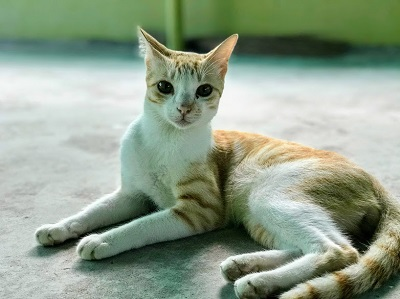
#> input picture python-opencv/images/cat1.jpg, 400 x 299 px
$ python image_pyramids.py
#> lines starting #> are read from the running program, lines starting #| are printed output that depends on the picture

"""
Created on Thu Dec 10 22:51:52 2020

@author: yzaghir
https://docs.opencv.org/master/d4/d13/tutorial_py_filtering.html

Image Pyramid

Creating set of images with different resolution

Sametimes ,we may need images in diffent resolutions of the same base image
The set of images with different resolutions are called Image Pyramids
Kept in a stack with the highst resolution image at the bottom and the lowest at top , like a pyramid
Using the OpenCV function cv.pyDown() to down sample and cv.pyrUp() to up sample


"""


# import cv library
import cv2 as cv


# read the image from computer
img = cv.imread("images/cat1.jpg" )
#> img is the input picture: shape (299, 400, 3); mean B, G, R 139.2, 158.9, 144
cv.imshow("Original Image" , img )

#up sample pyramid
up1 =  cv.pyrUp(img)
cv.imshow("up1 Image" , up1 )
up2 =  cv.pyrUp(up1)
cv.imshow("up1 Image" , up2 )
up3 =  cv.pyrUp(up2)
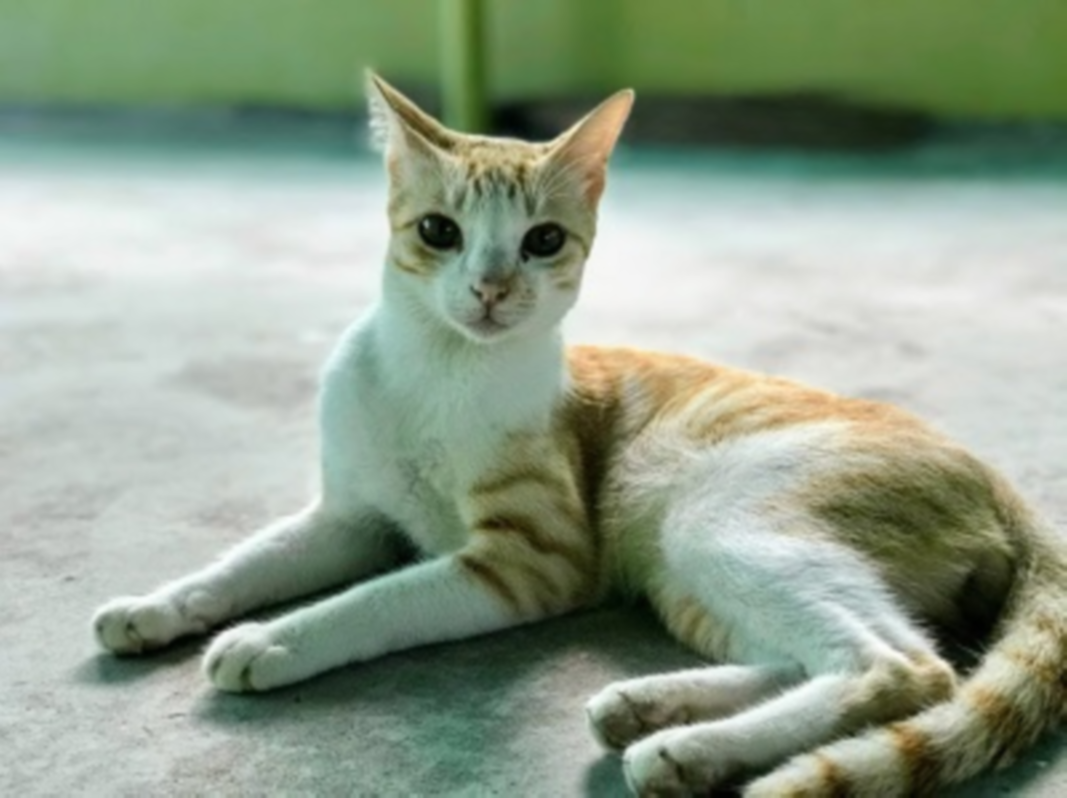
#> up3: shape (2392, 3200, 3) (shown at 1/3 size); mean B, G, R 139.4, 159.1, 144.2
cv.imshow("up3 Image" , up3 )

#down sample pyramid
down1 =cv.pyrDown(img)
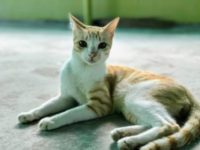
#> down1: shape (150, 200, 3); mean B, G, R 139.2, 158.9, 144
cv.imshow("down1 Image" , down1)
down2 =cv.pyrDown(down1)
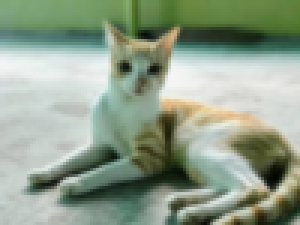
#> down2: shape (75, 100, 3) (shown 3 times larger); mean B, G, R 139.2, 159.1, 144
cv.imshow("down2 Image" , down2)

$ run again, with python-opencv/images/abhi1.JPG copied over python-opencv/images/cat1.jpg
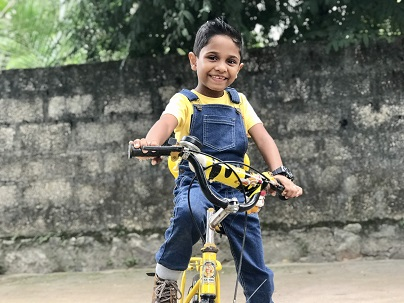
#> input picture python-opencv/images/abhi1.JPG, 404 x 303 px
#> img is the input picture: shape (303, 404, 3); mean B, G, R 109, 119.1, 116.7
#> `down1 =cv.pyrDown(img)`:
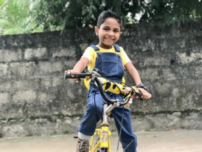
#> down1: shape (152, 202, 3); mean B, G, R 109.1, 119.3, 116.9
#> `down2 =cv.pyrDown(down1)`:
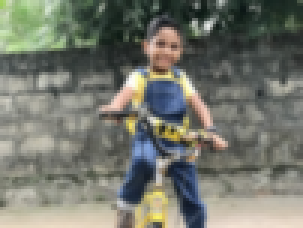
#> down2: shape (76, 101, 3) (shown 3 times larger); mean B, G, R 108.9, 119.1, 116.5
